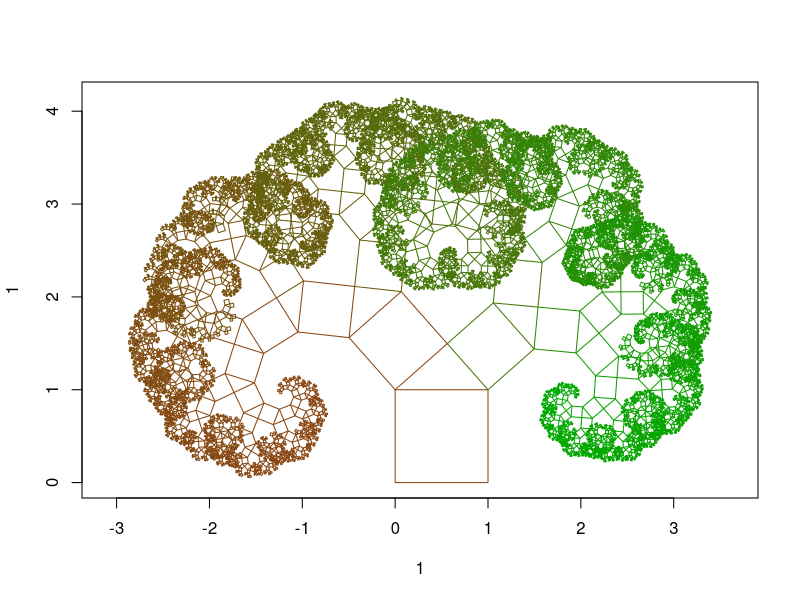

The R source for this figure:
#This program generates a Pythagoras tree with a randomly varying branching ratio at each bifurcation point

rotationMatrix2D = function(rad) matrix(c(cos(rad),-sin(rad),sin(rad),cos(rad)),2,2)

generatePythagorasTree <- function(maxLevel = 10, p = 0.5, random_p = FALSE, k=100){
  
  generateTreeRec <- function(level, anchor, angle, base, side, p){
    baseCube = matrix(c(0,0,1,1,0,1,1,0), 4, 2) * base
    R = rotationMatrix2D(angle)
    
    newCube = t((R %*% t(baseCube)) + anchor)
    
    if(level == maxLevel){
      return(c(as.vector(newCube), level))
    }else{
      #rbeta mean = shape1/(shape1+shape2)
      #if(random_p) p = rnorm(1,0.5,0.25) %% 1 #Little more peaked at 0.5. Truncated betwwen (0,1)
      if(random_p) p = rbeta(1, k * p, k * (1-p)) %% 1 #Little more peaked at 0.5. Truncated betwwen (0,1)
      angle_left = asin(sqrt(1-p))
      angle_right = asin(sqrt(p))
      base_left = base*sqrt(p)
      base_right = base*sqrt(1-p)
      
      return( rbind(c(as.vector(newCube), level), 
                    generateTreeRec(level + 1, newCube[2 + side,], 
                                    angle + ifelse(side==0, -angle_left, pi/2 - angle_left), 
                                    base_left, 0, p),
                    generateTreeRec(level + 1, newCube[3 + side,], 
                                    angle + ifelse(side==0, -(pi/2 - angle_right), angle_right), 
                                    base_right, 1, p)))
    } 
  }
  
  return(generateTreeRec(level=0, anchor=c(0,0), angle=0, base=1, side=0, p=p))
}

plotTree = function(tree, col1, col2, opacity){
  col2 = "#8B4513"
  col1 = "#00aa00"
  opacity = "ff"
  
  gr = paste(colorRampPalette(c(col2, col1))(nrow(tree)), opacity, sep = "")
  #PythagorasTree(n=9, f1=0.3, type=3, gradient= gr, border="#0000003f")
  
  plot(1, 1, type="n", xlim = range(tree[,1:4]), ylim = range(tree[,5:8]), asp=1)
  for (i in 1:nrow(tree)){
    lines(tree[i,c(1:4,1)], tree[i,c(5:8,5)],col=gr[i])
  }
}

tree = generatePythagorasTree(13, p=0.5, random_p=T, k = 100)
plotTree(tree)


(nrow(tree) - 1)
